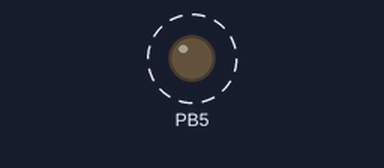
The program below on a simulated ATmega328P, built with avr-gcc and emulated at 16 MHz. Parts: output pins drawn as LEDs (lit = HIGH). Dashed ring = blinking.

Above: at 0.5 s.
Timing chart, 0 to 4.6 s (numbered marks = the images above):
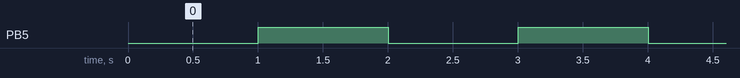

Measured:
- by itself, PB5: alternates HIGH for 1.0 s and LOW for 1.0 s

The program:

main.c
```c
/*
 * Timer0_Overflow_Interrupt in CTC Mode.c
 *
 * Created: 30-09-2025 6.39.29 PM
 * Author : HP
 */
#define F_CPU 16000000UL
#include <avr/io.h>
#include <avr/interrupt.h>
#include <stdint.h>
volatile uint16_t count=0;


ISR(TIMER0_COMPA_vect)
{
	if (count>=977)
	{
		PORTB^=(1<<PORTB5);
		count=0;
	}
	count++;
}
int main(void)
{
	DDRB|=(1<<DDB5);
	TCCR0A|=(1<<WGM01);
	OCR0A=255;
	TCCR0B|=(1<<CS00)|(1<<CS01);
	TIMSK0|=(1<<OCIE0A);
	sei();
    /* Replace with your application code */
    while (1)
    {
    }
}
```
